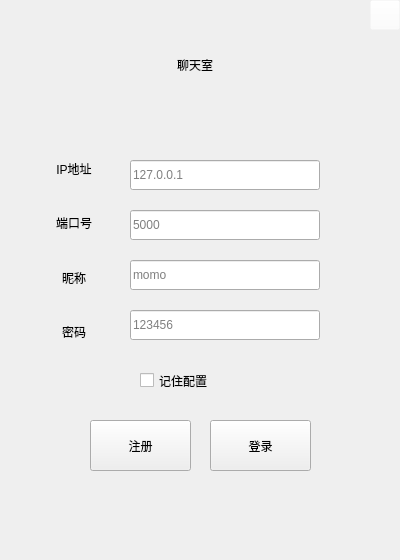
<?xml version="1.0" encoding="UTF-8"?>
<ui version="4.0">
 <class>Widget</class>
 <widget class="QWidget" name="Widget">
  <property name="geometry">
   <rect>
    <x>0</x>
    <y>0</y>
    <width>400</width>
    <height>560</height>
   </rect>
  </property>
  <property name="windowTitle">
   <string>LoginWindow</string>
  </property>
  <property name="layoutDirection">
   <enum>Qt::LeftToRight</enum>
  </property>
  <widget class="QPushButton" name="loginBt">
   <property name="geometry">
    <rect>
     <x>210</x>
     <y>420</y>
     <width>101</width>
     <height>51</height>
    </rect>
   </property>
   <property name="styleSheet">
    <string notr="true">font: 16pt &quot;黑体&quot;;</string>
   </property>
   <property name="text">
    <string>登录</string>
   </property>
  </widget>
  <widget class="QToolButton" name="exitBt">
   <property name="geometry">
    <rect>
     <x>370</x>
     <y>0</y>
     <width>30</width>
     <height>30</height>
    </rect>
   </property>
   <property name="cursor">
    <cursorShape>PointingHandCursor</cursorShape>
   </property>
   <property name="styleSheet">
    <string notr="true">background-color: rgba(255, 255, 255, 0);</string>
   </property>
   <property name="text">
    <string/>
   </property>
   <property name="icon">
    <iconset resource="icons.qrc">
     <normaloff>:/Login/icon/Login/exit.png</normaloff>:/Login/icon/Login/exit.png</iconset>
   </property>
   <property name="iconSize">
    <size>
     <width>30</width>
     <height>30</height>
    </size>
   </property>
  </widget>
  <widget class="QLineEdit" name="userNameLine">
   <property name="geometry">
    <rect>
     <x>130</x>
     <y>260</y>
     <width>190</width>
     <height>30</height>
    </rect>
   </property>
   <property name="styleSheet">
    <string notr="true">font: 14pt &quot;黑体&quot;;</string>
   </property>
   <property name="placeholderText">
    <string>momo</string>
   </property>
  </widget>
  <widget class="QLineEdit" name="userPasswdLine">
   <property name="geometry">
    <rect>
     <x>130</x>
     <y>310</y>
     <width>190</width>
     <height>30</height>
    </rect>
   </property>
   <property name="styleSheet">
    <string notr="true">font: 14pt &quot;黑体&quot;;</string>
   </property>
   <property name="dragEnabled">
    <bool>false</bool>
   </property>
   <property name="readOnly">
    <bool>false</bool>
   </property>
   <property name="placeholderText">
    <string>123456</string>
   </property>
  </widget>
  <widget class="QLabel" name="titleLb">
   <property name="geometry">
    <rect>
     <x>140</x>
     <y>40</y>
     <width>110</width>
     <height>50</height>
    </rect>
   </property>
   <property name="layoutDirection">
    <enum>Qt::LeftToRight</enum>
   </property>
   <property name="styleSheet">
    <string notr="true">font: 20pt &quot;华文琥珀&quot;;</string>
   </property>
   <property name="text">
    <string>聊天室</string>
   </property>
   <property name="alignment">
    <set>Qt::AlignCenter</set>
   </property>
  </widget>
  <widget class="QLineEdit" name="portLine">
   <property name="geometry">
    <rect>
     <x>130</x>
     <y>210</y>
     <width>190</width>
     <height>30</height>
    </rect>
   </property>
   <property name="styleSheet">
    <string notr="true">font: 14pt &quot;黑体&quot;;</string>
   </property>
   <property name="placeholderText">
    <string>5000</string>
   </property>
  </widget>
  <widget class="QLineEdit" name="ipLine">
   <property name="geometry">
    <rect>
     <x>130</x>
     <y>160</y>
     <width>190</width>
     <height>30</height>
    </rect>
   </property>
   <property name="styleSheet">
    <string notr="true">font: 14pt &quot;黑体&quot;;</string>
   </property>
   <property name="placeholderText">
    <string>127.0.0.1</string>
   </property>
  </widget>
  <widget class="QCheckBox" name="remenberCb">
   <property name="enabled">
    <bool>true</bool>
   </property>
   <property name="geometry">
    <rect>
     <x>140</x>
     <y>360</y>
     <width>111</width>
     <height>41</height>
    </rect>
   </property>
   <property name="acceptDrops">
    <bool>false</bool>
   </property>
   <property name="styleSheet">
    <string notr="true">font: 16pt &quot;黑体&quot;;</string>
   </property>
   <property name="text">
    <string>记住配置</string>
   </property>
   <property name="tristate">
    <bool>false</bool>
   </property>
  </widget>
  <widget class="QWidget" name="layoutWidget">
   <property name="geometry">
    <rect>
     <x>40</x>
     <y>160</y>
     <width>68</width>
     <height>181</height>
    </rect>
   </property>
   <layout class="QVBoxLayout" name="messageBL">
    <item>
     <widget class="QLabel" name="ipLb">
      <property name="styleSheet">
       <string notr="true">font: 16pt &quot;黑体&quot;;</string>
      </property>
      <property name="text">
       <string>IP地址</string>
      </property>
      <property name="alignment">
       <set>Qt::AlignCenter</set>
      </property>
     </widget>
    </item>
    <item>
     <spacer name="verticalSpacer">
      <property name="orientation">
       <enum>Qt::Vertical</enum>
      </property>
      <property name="sizeHint" stdset="0">
       <size>
        <width>20</width>
        <height>40</height>
       </size>
      </property>
     </spacer>
    </item>
    <item>
     <widget class="QLabel" name="portLb">
      <property name="styleSheet">
       <string notr="true">font: 16pt &quot;黑体&quot;;</string>
      </property>
      <property name="text">
       <string>端口号</string>
      </property>
      <property name="alignment">
       <set>Qt::AlignCenter</set>
      </property>
     </widget>
    </item>
    <item>
     <spacer name="verticalSpacer_2">
      <property name="orientation">
       <enum>Qt::Vertical</enum>
      </property>
      <property name="sizeHint" stdset="0">
       <size>
        <width>20</width>
        <height>40</height>
       </size>
      </property>
     </spacer>
    </item>
    <item>
     <widget class="QLabel" name="nameLb">
      <property name="styleSheet">
       <string notr="true">font: 16pt &quot;黑体&quot;;</string>
      </property>
      <property name="text">
       <string>昵称</string>
      </property>
      <property name="alignment">
       <set>Qt::AlignCenter</set>
      </property>
     </widget>
    </item>
    <item>
     <spacer name="verticalSpacer_3">
      <property name="orientation">
       <enum>Qt::Vertical</enum>
      </property>
      <property name="sizeHint" stdset="0">
       <size>
        <width>20</width>
        <height>40</height>
       </size>
      </property>
     </spacer>
    </item>
    <item>
     <widget class="QLabel" name="passwdLb">
      <property name="styleSheet">
       <string notr="true">font: 16pt &quot;黑体&quot;;</string>
      </property>
      <property name="text">
       <string>密码</string>
      </property>
      <property name="alignment">
       <set>Qt::AlignCenter</set>
      </property>
     </widget>
    </item>
   </layout>
  </widget>
  <widget class="QPushButton" name="registerBt">
   <property name="geometry">
    <rect>
     <x>90</x>
     <y>420</y>
     <width>101</width>
     <height>51</height>
    </rect>
   </property>
   <property name="styleSheet">
    <string notr="true">font: 16pt &quot;黑体&quot;;</string>
   </property>
   <property name="text">
    <string>注册</string>
   </property>
  </widget>
 </widget>
 <resources>
  <include location="icons.qrc"/>
 </resources>
 <connections/>
</ui>
